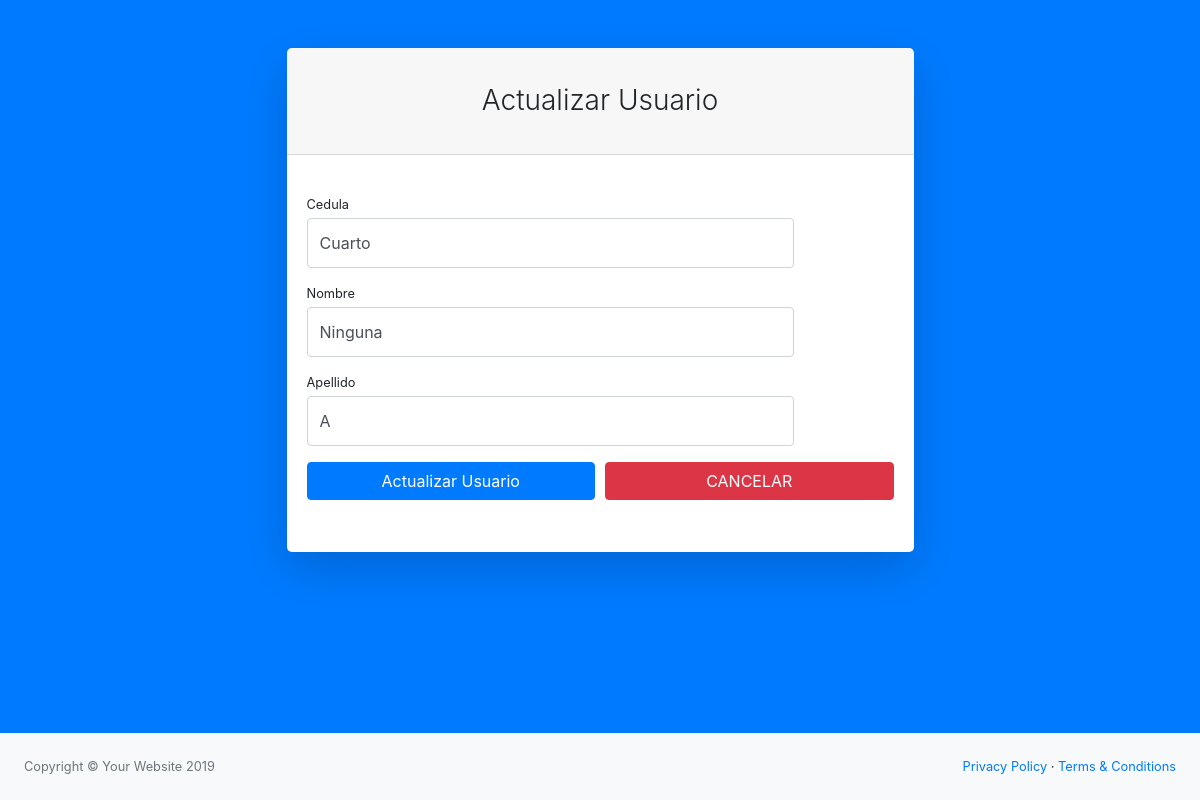
The page /PRO4G/forms/curso/Actualizar_Curso.php?id=2 on the database its author committed.
### tables this page shows
CREATE TABLE `q_curso` (
  `id_curso` int(11) NOT NULL AUTO_INCREMENT,
  `curso` varchar(45) NOT NULL,
  `descripcion` varchar(200) DEFAULT NULL,
  `paralelo` varchar(12) NOT NULL,
  `estado` varchar(45) DEFAULT NULL,
  PRIMARY KEY (`id_curso`)
);

### PRO4G/core/BDD.php (called while the page is built, shortened)
<?php
class BDD
{
    private static $SERVIDOR = "localhost";
    private static $NAME_BASE = "virtual_quiz";
    private static $NAME_USER = "root";
    private static $PASS = "password";
    static public function CONECTAR()
    {
        $conexion = new mysqli(self::$SERVIDOR,self::$NAME_USER,self::$PASS, self::$NAME_BASE);
        return $conexion;
    }
    static public function CONSULTAR($tabla,$campo,$where = "")
    {
        $mysql = self::CONECTAR();
        $sql = "";
        if ($where) $where = "where $where";
        $sql .= "SELECT $campo FROM $tabla $where ;";
        if(!$res = $mysql->query($sql))
        {
            echo "consulta: ".$sql." \n";
            echo "Erro en consulta: ".$mysql->errno ." \n";
            echo "Error: " . $mysql->error . "\n";
            exit;
        }else{
            if ($res->num_rows === 0)
            {
                return false;
            }else{
                $regs = $res->fetch_assoc();
                return $regs;
            }
        }
    }
}

### PRO4G/forms/curso/Actualizar_Curso.php (the view, shortened to what this page needs)
<?php
require '../ambiente/ambiente.php';
$id = $_GET['id'];
$datos = BDD::CONSULTAR("q_curso", "id_curso,curso,descripcion,paralelo,estado", "id_curso=$id and estado = 'ACTIVO'" );
print Ambiente::ENCABEZADO();
if ($datos) {
    print Ambiente::ENCABEZADO();
    print Ambiente::ABRIR_BODY('bg-primary');
    print FORM::FORMULARIO_USUARIO("POST", "Actualizar Usuario", "return validar_usuario();", "#");
    print FORM::GENERAR_INPUT_USUARIO("id",$datos['id_curso'],"","hidden","");
    print FORM::GENERAR_INPUT_USUARIO("Curso",$datos['curso'],"Ingrese su cedula","text","Cedula");
    print FORM::GENERAR_INPUT_USUARIO("Descripcion",$datos['descripcion'],"Ingrese su nombre","text","Nombre");
    print FORM::GENERAR_INPUT_USUARIO("Paralelo",$datos['paralelo'],"Ingrese su apellido","text","Apellido");
    print FORM::GENERAR_BUTTON_SUBMIT_ELIMINAR("Actualizar Usuario");
    print FORM::CERRAR_FORMULARIO();
    print FORM::OBTENER_FOOTER_HTML();
} else {
    print Ambiente::PAGINA_404();
}

### PRO4G/core/FORM.php (shortened to what this page needs)
<?php
class FORM {
    static public function FORMULARIO_USUARIO($method="POST",$titulo = "",$onsubmit = "",$action = "")
    {
        $html = "";
        if($onsubmit) $onsubmit = "onsubmit=\"$onsubmit\" ";
        if($action) $action = "action=\"$action\" ";
        $html .= "
           <div id=\"layoutAuthentication\">
                <div id=\"layoutAuthentication_content\">
                    <main>
                        <div class=\"container\">
                            <div class=\"row justify-content-center\">
                                <div class=\"col-lg-7\">
                                    <div class=\"card shadow-lg border-0 rounded-lg mt-5\">
        ";
        $html .= self::CREAR_FORMULARIO_CARD($method,$titulo,$onsubmit,$action);
        return $html;
    }
    static public function CREAR_FORMULARIO_CARD($method,$titulo,$onsubmit,$action,$noForm = "")
    {
        $html = "";
        if(!$noForm) $form = "<form method=\"$method\" $onsubmit $action> ";
        $html .= "
                 <div class=\"card-header\">
                    <h3 class=\"text-center font-weight-light my-4\">$titulo</h3>
                 </div>
                 <div class=\"card-body\">
                   $form
        ";
        return $html;
    }
    static public function CERRAR_FORMULARIO($form = false)
    {
        return $html = "  </form>
                                    </div>
                                </div>
                            </div>
                        </div>
                    </div>
                </main><br>
            </div>";
    }
    static public function GENERAR_INPUT_USUARIO($nombre,$valor= "",$placeholder,$tipo,$label="",$read_online="",$condicion ="",$id="",$style= "form-control py-4")
    {
        $html = "";
        $html .= "
          <div class=\"form-row\">
            <div class=\"col-md-10\">
              <div class=\"form-group\">
                 <label class=\"small mb-1\" for=\"$nombre\">$label</label>
                 <input class=\"$style\" id=\"$id\" value=\"$valor\" name=\"$nombre\" $condicion type=\"$tipo\" required $read_online placeholder=\"$placeholder\" />
              </div>
            </div>
          </div>
        ";
        return $html;
    }
    static public function GENERAR_BUTTON_SUBMIT_ELIMINAR($label,$nombre="boton_submit",$style= "btn btn-primary btn-block")
    {
        $html = "";
        $html .= "
           <div class=\"form-row\">
                <div class=\"col-md-6\">
                    <div class=\"form-group\">
                         <button class=\"$style\" type=\"submit\" id=\"$nombre\" name=\"$nombre\" href=\"#\" >$label</button>
                    </div>
                </div>
                <div class=\"col-md-6\">
                    <div class=\"form-group\">
                        <a class=\"btn btn-danger btn-block\" href=\"./index.php\" id=\"$nombre\" name=\"$nombre\" href=\"#\" >CANCELAR</a>
                    </div>
                </div>
                 </div>
        ";
        return $html;
    }
    static public function OBTENER_FOOTER_HTML()
    {
        $html = "";
        $html .= "
             <div id=\"layoutAuthentication_footer\">
                <footer class=\"py-4 bg-light mt-auto\">
                    <div class=\"container-fluid\">
                        <div class=\"d-flex align-items-center justify-content-between small\">
                            <div class=\"text-muted\">Copyright &copy; Your Website 2019</div>
                            <div>
                                <a href=\"#\">Privacy Policy</a>
                                &middot;
                                <a href=\"#\">Terms &amp; Conditions</a>
                            </div>
                        </div>
                    </div>
                </footer>
            </div>
        </div>
        ";
        return $html;
    }
}

### rows shown on the page
q_curso: Curso "Cuarto", Descripcion "Ninguna", Paralelo "A"

### other values the page prints
$titulo "Actualizar Usuario"
$label "Cedula Nombre Apellido"
$label "Actualizar Usuario"
